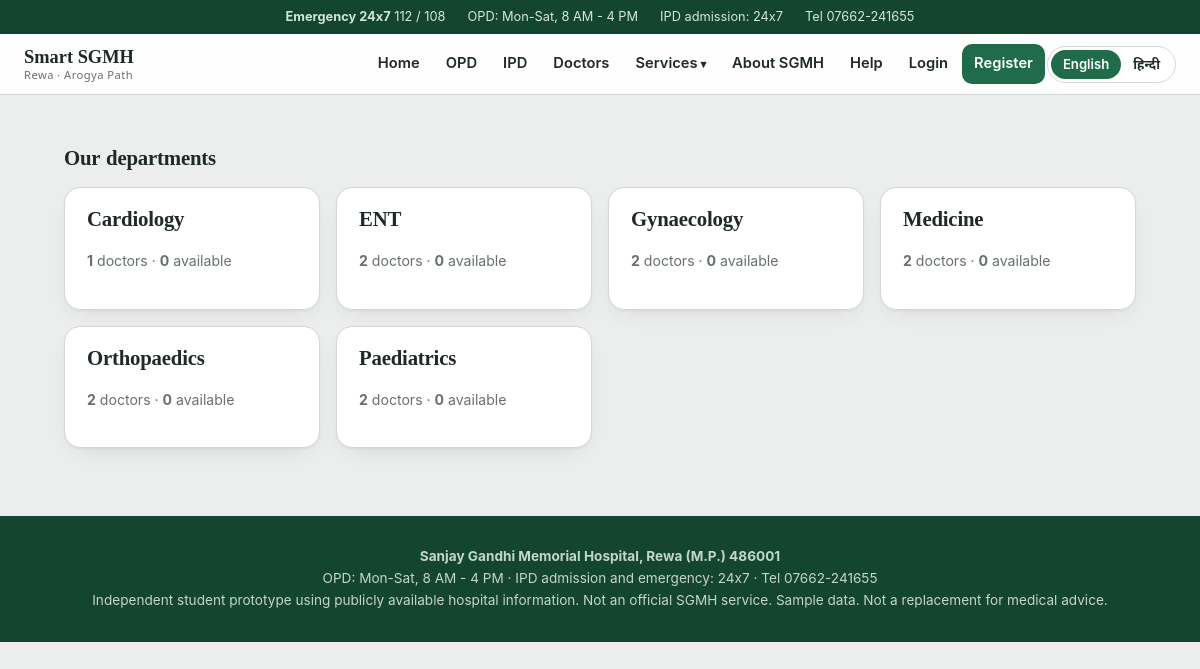
The page /departments on the database its author committed.
### tables this page shows
CREATE TABLE users(id INTEGER PRIMARY KEY,name,phone UNIQUE,role,pw,dept, degree TEXT, designation TEXT, photo TEXT, allergies TEXT);

### app.py (the view)
@app.route("/departments")
def departments():
    g = {}
    for d in get_docs(): x = g.setdefault(d["dept"], dict(dept=d["dept"], n=0, av=0)); x["n"] += 1; x["av"] += d["code"] == "avail"
    return render_template("departments.html", deps=list(g.values()))

### app.py (called while the page is built)
@app.before_request
def csrf_guard():  # every POST must carry the session's CSRF token
    if request.method == "POST" and not request.path.startswith("/api/v1/") and (not session.get("csrf") or request.form.get("csrf") != session["csrf"]): abort(400)

@app.after_request
def headers(r):
    r.headers.update({"X-Content-Type-Options": "nosniff", "X-Frame-Options": "DENY", "Referrer-Policy": "same-origin"}); return r

def now(): return datetime.now(IST).replace(tzinfo=None)

def db():
    c = sqlite3.connect(DB); c.row_factory = sqlite3.Row; return c

def q(sql, a=(), one=False, commit=False):
    c = db(); cur = c.execute(sql, a); r = cur.fetchone() if one else cur.fetchall()
    if commit: c.commit()
    lid = cur.lastrowid; c.close()
    return lid if commit else r

def next_opd_day(d):
    while d.weekday() == 6: d += timedelta(days=1)
    return d

def default_date():
    n = now(); d = n.date()
    return next_opd_day(d + timedelta(days=1) if n.hour >= 16 else d)

def slot_states(doc_id, date):
    taken = {r["slot"] for r in q("SELECT slot FROM appts WHERE doctor_id=? AND date=? AND status!='cancelled' AND kind='OPD'", (doc_id, date))}
    n = now(); out = []
    for s in SLOTS:
        h, m = map(int, s.split(":"))
        past = date == n.date().isoformat() and (h, m) <= (n.hour, n.minute)
        out.append(dict(slot=s, state="taken" if s in taken else "past" if past else "free"))
    return out

def next_free(doc_id):
    d = default_date()
    for _ in range(8):
        free = [x["slot"] for x in slot_states(doc_id, d.isoformat()) if x["state"] == "free"]
        if free: return dict(date=d.isoformat(), slot=free[0], today=d == now().date())
        d = next_opd_day(d + timedelta(days=1))
    return None

def opd_open(): n = now(); return n.weekday() < 6 and 8 <= n.hour < 16

@app.context_processor
def inject_lang(): return dict(lang=session.get("lang", "en"), hi_map=HI if session.get("lang") == "hi" else {})

@app.after_request
def translate(r):
    if session.get("lang") == "hi" and not request.path.startswith("/app/") and r.mimetype == "text/html" and not r.direct_passthrough: r.set_data(tr_html(r.get_data(as_text=True)))
    return r

### templates/departments.html
{% extends 'base.html' %}{% block body %}<h2>Our departments</h2><div class="row">
{% for d in deps %}<a class="c" href="/department/{{ d.dept }}" style="text-decoration:none;color:inherit"><h2>{{ d.dept }}</h2><p class="m"><b>{{ d.n }}</b> <span>doctors</span> &middot; <b>{{ d.av }}</b> <span>available</span></p></a>{% else %}<div class="c">No doctors found.</div>{% endfor %}</div>{% endblock %}

### templates/base.html (shortened to what this page needs)
<!doctype html><html lang="{{ lang }}"><head><meta charset="utf-8"><meta name="viewport" content="width=device-width,initial-scale=1">
</head><body>
<div class="top"><span><b>Emergency 24x7</b> 112 / 108</span><span>OPD: Mon-Sat, 8 AM - 4 PM</span><span>IPD admission: 24x7</span><span>Tel 07662-241655</span></div>
<nav><a href="/" class="brand"><img src="/static/img/sgmh-logo.png" alt="" onerror="this.style.display='none'"><span>Smart SGMH<small>Rewa &middot; Arogya Path</small></span></a>
<div class="lk"><a href="/">Home</a><a href="/opd">OPD</a><a href="/ipd">IPD</a><a href="/doctors">Doctors</a>
<details class="dd"><summary>Services</summary></details>
<a href="/about">About SGMH</a><a href="/help">Help</a>
{% if session.uid %}<details class="dd"><summary>My workspace</summary><div class="menu">
{% if session.role=='patient' %}<a href="/book">Book</a><a href="/reports">Reports</a><a href="/mine">My visits</a>{% endif %}
{% if session.role in ('reception','admin') %}<a href="/reception">Reception</a>{% endif %}
{% if session.role in ('reception','lab','pharmacy','doctor','admin') %}<a href="/scan">Scan</a>{% endif %}
{% if session.role in ('doctor','admin') %}<a href="/doctor">Doctor</a>{% endif %}
{% if session.role in ('lab','admin') %}<a href="/lab">Lab</a>{% endif %}
{% if session.role in ('pharmacy','admin') %}<a href="/pharmacy">Pharmacy</a>{% endif %}
{% if session.role in ('nurse','doctor','admin') %}<a href="/demo">Live Safety Demo</a><a href="/vitals">Vitals</a><a href="/alerts">Alerts <span id="ab" class="badge-n" style="display:none"></span></a>{% endif %}
{% if session.role=='admin' %}<a href="/admin">Admin</a><a href="/admin/manage">Manage</a>{% endif %}
<a href="/logout">Logout</a></div></details>{% else %}<a href="/login">Login</a><a href="/register" class="cta">Register</a>{% endif %}
<span class="seg"><a href="/lang/en" class="{{ 'on' if lang=='en' }}">English</a><a href="/lang/hi" class="{{ 'on' if lang=='hi' }}">हिन्दी</a></span></div></nav>
<div class="w">{% with m=get_flashed_messages() %}{% for x in m %}<div class="f">{{ x }}</div>{% endfor %}{% endwith %}{% block body %}{% endblock %}</div>
<footer class="w"><b>Sanjay Gandhi Memorial Hospital, Rewa (M.P.) 486001</b><br><span>OPD: Mon-Sat, 8 AM - 4 PM</span> &middot; <span>IPD admission and emergency: 24x7</span> &middot; <span>Tel 07662-241655</span><br>Independent student prototype using publicly available hospital information. Not an official SGMH service. Sample data. Not a replacement for medical advice.</footer>
</body></html>

### templates/base.html (style rules this page uses)
:root { --bg:#eceeed;--c:#ffffff;--tx:#1f2a24;--m:#667168;--p:#1f6b4a;--p2:#14452f;--p3:#e3eee7;--ac:#5a6b62;--bd:#d3d8d5;--ok:#1e8e5a;--no:#c0392b;--w:#5a6b62;--sh:0 1px 2px rgba(31,42,36,.05),0 8px 24px -12px rgba(31,42,36,.18);--r:16px }
* { box-sizing:border-box }
html { scroll-behavior:smooth }
body { margin:0;font-family:"Inter","Segoe UI","Noto Sans Devanagari",system-ui,sans-serif;background:var(--bg);color:var(--tx);line-height:1.6;font-size:16px }
h1,h2,h3 { font-family:Georgia,"Noto Serif Devanagari",serif;letter-spacing:-.01em;line-height:1.25 }
a { color:var(--p) }
.top { background:var(--p2);color:#d7e6dc;font-size:.8rem;padding:7px 24px;display:flex;flex-wrap:wrap;gap:4px 22px;justify-content:center }
.top b { color:#cfe6d9 }
nav { display:flex;align-items:center;gap:6px;padding:10px 24px;background:rgba(255,255,255,.94);backdrop-filter:blur(10px);border-bottom:1px solid var(--bd);position:sticky;top:0;z-index:20 }
.brand { display:flex;align-items:center;gap:10px;text-decoration:none;color:var(--tx);margin-right:auto }
.brand span { font-family:Georgia,serif;font-size:1.15rem;font-weight:700;line-height:1.1 }
.brand small { display:block;font:500 .7rem system-ui;color:var(--m);letter-spacing:.04em }
.lk { display:flex;align-items:center;gap:2px }
.lk a,.lk summary { color:var(--tx);text-decoration:none;font-weight:600;font-size:.92rem;padding:8px 12px;border-radius:10px;cursor:pointer;list-style:none;white-space:nowrap }
.lk summary:after { content:" \25BE";font-size:.7rem }
.dd { position:relative }
.seg { display:inline-flex;border:1px solid var(--bd);border-radius:99px;padding:3px;background:var(--c) }
.seg a { padding:4px 12px!important;border-radius:99px;font-size:.82rem!important }
.seg a.on { background:var(--p);color:#fff!important }
.cta { background:var(--p);color:#fff!important }
.w { max-width:1120px;margin:0 auto;padding:28px 24px }
h2 { font-size:1.3rem;margin:26px 0 12px }
.c h2,.c h3 { margin-top:0 }
.m { color:var(--m);font-size:.88rem }
.c { background:var(--c);border:1px solid var(--bd);border-radius:var(--r);padding:22px;margin:14px 0;box-shadow:var(--sh) }
.row { display:grid;grid-template-columns:repeat(auto-fit,minmax(250px,1fr));gap:16px }
.row>.c { margin:0 }
footer.w { background:var(--p2);color:#c4d6ca;max-width:none;margin-top:40px;text-align:center;font-size:.85rem;padding:30px 24px }

### rows shown on the page
users: dept "Cardiology", n "1", av "0"
users: dept "ENT", n "2", av "0"
users: dept "Gynaecology", n "2", av "0"
users: dept "Medicine", n "2", av "0"
users: dept "Orthopaedics", n "2", av "0"
users: dept "Paediatrics", n "2", av "0"
